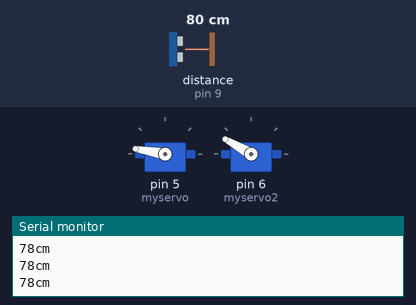
Recording of a sketch running on a simulated Arduino Uno, built with avr-gcc and run on an emulated ATmega328P. Shown: 2 × servo, the last lines printed to the serial monitor. Wiring (inferred from the names in the program): range finder with pulse-width output: data pin 9. The test bench sets the inputs (shaded band); at power-on: distance to the obstacle (sensor on pin 9) 80 cm. The echo pulse lasts 58.3 µs per cm; random numbers use the default seed unless the sketch sets one.

Above: at 1.2 s.
1.3 s: distance to the obstacle (sensor on pin 9) set to 86 cm
At 1.92 s:
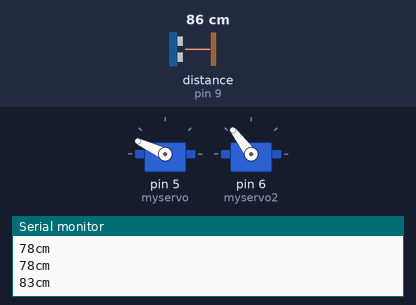
At 4.1 s:
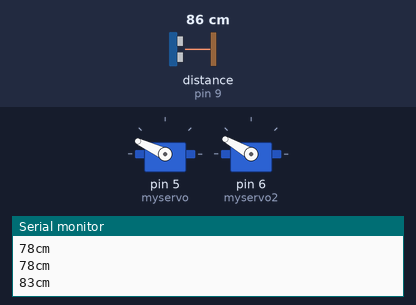
4.3 s: distance to the obstacle (sensor on pin 9) set to 148 cm
At 5.46 s:
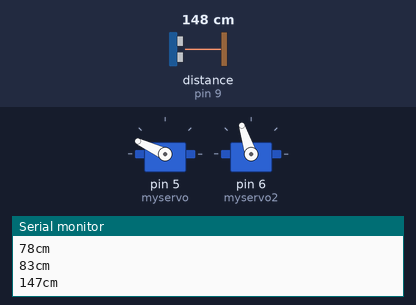
7.3 s: distance to the obstacle (sensor on pin 9) set to 155 cm
10.3 s: distance to the obstacle (sensor on pin 9) set to 2 cm
11.8 s: distance to the obstacle (sensor on pin 9) set to 14 cm
13.3 s: distance to the obstacle (sensor on pin 9) set to 18 cm
At 14.1 s:
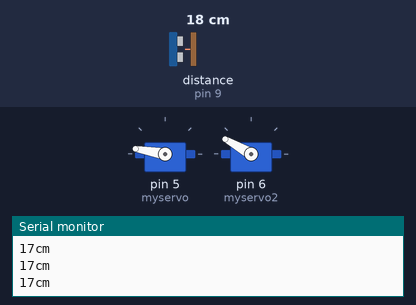
Timing chart, 0 to 15.9 s (numbered marks = the images above; inputs shaded):
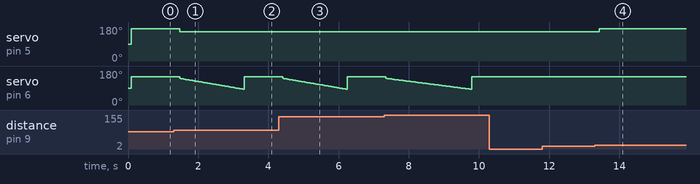

The sketch:

GidoSimpel.ino
```cpp
#include <Servo.h>

// -- VARIABLES --
const int pwPin = 9;
long pulse, inches, cm;
Servo myservo;
Servo myservo2;
int pos;

// -- SETUP --
void setup() {

  //results send back to PC console
  Serial.begin(9600);
  myservo.attach(5);
  myservo2.attach(6);
}

// -- LOOP --
void loop() {
  distanceBehaviour();
  servoBehaviour();
}


void distanceBehaviour(){ //Meet de afstand via de Max Sonar

  pinMode(pwPin, INPUT);
  pulse = pulseIn(pwPin, HIGH);
  inches = pulse/147; //Berekening van gemeten afstand naar inches
  cm = inches * 2.54; //Berekening inches naar centimeter
  // Serial Print output
  Serial.print(cm); //Laat de afstand zien in de serial monitor
  Serial.println("cm");
  Serial.println();
  delay(50);
}


void servoBehaviour() { //Stelt de servo's in aan de hand van de afstand

  if(cm>150 && cm<999) { //Als de afstand groter is dan 150cm
      myservo.write(170); //Kijk naar voren
      myservo2.write(40);
  }

  if(cm>80 && cm<150) { //Als de afstand tussen de 80cm en 150cm is
    myservo.write(155); //Kijk naar beneden
    myservo2.write(150);
    slow(random(2,5), 600); // Random snelheid waarin hij stieken naar boven kijkt
    myservo.write(155); //Kijk omhoog
    myservo2.write(150);
    delay(1000);
  }

  if(cm>12 && cm<80) { //Als de afstand tussen de 12cm en 80cm is
    myservo.write(170); //Kijk naar beneden
    myservo2.write(150);
  }

}

void slow(int speed, int pos){ //Slow functie om de servo smooth te laten bewegen ipv stotterig
  for (int i = 0; i < pos; i++) {
    myservo2.writeMicroseconds(2000-i);
    delay(speed);
    }
}
```

Measured:
- the behaviour switches between 81 and 82 cm on distance to the obstacle (sensor on pin 9) (found by bisection; images 0 and 1)
- after the input at 1.3 s, servo on pin 5 (myservo): 170° → 155° after 0.17 s
- after the input at 13.3 s, servo on pin 5 (myservo): 155° → 170° after 0.13 s
